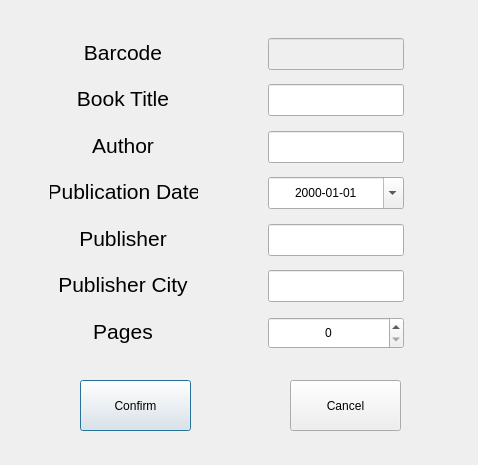
<?xml version="1.0" encoding="UTF-8"?>
<ui version="4.0">
 <class>ModifyDialog</class>
 <widget class="QDialog" name="ModifyDialog">
  <property name="geometry">
   <rect>
    <x>0</x>
    <y>0</y>
    <width>478</width>
    <height>465</height>
   </rect>
  </property>
  <property name="windowTitle">
   <string>Dialog</string>
  </property>
  <widget class="QLabel" name="labelBarcode">
   <property name="geometry">
    <rect>
     <x>50</x>
     <y>38</y>
     <width>146</width>
     <height>28</height>
    </rect>
   </property>
   <property name="font">
    <font>
     <pointsize>16</pointsize>
    </font>
   </property>
   <property name="text">
    <string>Barcode</string>
   </property>
   <property name="alignment">
    <set>Qt::AlignCenter</set>
   </property>
  </widget>
  <widget class="QLabel" name="labelTitle">
   <property name="geometry">
    <rect>
     <x>50</x>
     <y>84</y>
     <width>146</width>
     <height>28</height>
    </rect>
   </property>
   <property name="font">
    <font>
     <pointsize>16</pointsize>
    </font>
   </property>
   <property name="text">
    <string>Book Title</string>
   </property>
   <property name="alignment">
    <set>Qt::AlignCenter</set>
   </property>
  </widget>
  <widget class="QLabel" name="labelAuthor">
   <property name="geometry">
    <rect>
     <x>50</x>
     <y>131</y>
     <width>146</width>
     <height>28</height>
    </rect>
   </property>
   <property name="font">
    <font>
     <pointsize>16</pointsize>
    </font>
   </property>
   <property name="text">
    <string>Author</string>
   </property>
   <property name="alignment">
    <set>Qt::AlignCenter</set>
   </property>
  </widget>
  <widget class="QLabel" name="labelPubdate">
   <property name="geometry">
    <rect>
     <x>50</x>
     <y>177</y>
     <width>148</width>
     <height>28</height>
    </rect>
   </property>
   <property name="font">
    <font>
     <pointsize>16</pointsize>
    </font>
   </property>
   <property name="text">
    <string>Publication Date</string>
   </property>
   <property name="alignment">
    <set>Qt::AlignCenter</set>
   </property>
  </widget>
  <widget class="QLabel" name="labelPublisher">
   <property name="geometry">
    <rect>
     <x>50</x>
     <y>224</y>
     <width>146</width>
     <height>28</height>
    </rect>
   </property>
   <property name="font">
    <font>
     <pointsize>16</pointsize>
    </font>
   </property>
   <property name="text">
    <string>Publisher</string>
   </property>
   <property name="alignment">
    <set>Qt::AlignCenter</set>
   </property>
  </widget>
  <widget class="QLabel" name="labelPubcity">
   <property name="geometry">
    <rect>
     <x>50</x>
     <y>270</y>
     <width>146</width>
     <height>28</height>
    </rect>
   </property>
   <property name="font">
    <font>
     <pointsize>16</pointsize>
    </font>
   </property>
   <property name="text">
    <string>Publisher City</string>
   </property>
   <property name="alignment">
    <set>Qt::AlignCenter</set>
   </property>
  </widget>
  <widget class="QLabel" name="labelPages">
   <property name="geometry">
    <rect>
     <x>50</x>
     <y>317</y>
     <width>146</width>
     <height>28</height>
    </rect>
   </property>
   <property name="font">
    <font>
     <pointsize>16</pointsize>
    </font>
   </property>
   <property name="text">
    <string>Pages</string>
   </property>
   <property name="alignment">
    <set>Qt::AlignCenter</set>
   </property>
  </widget>
  <widget class="QLineEdit" name="lineEditBarcode">
   <property name="enabled">
    <bool>false</bool>
   </property>
   <property name="geometry">
    <rect>
     <x>268</x>
     <y>38</y>
     <width>136</width>
     <height>32</height>
    </rect>
   </property>
   <property name="alignment">
    <set>Qt::AlignCenter</set>
   </property>
  </widget>
  <widget class="QLineEdit" name="lineEditTitle">
   <property name="enabled">
    <bool>true</bool>
   </property>
   <property name="geometry">
    <rect>
     <x>268</x>
     <y>84</y>
     <width>136</width>
     <height>32</height>
    </rect>
   </property>
   <property name="alignment">
    <set>Qt::AlignCenter</set>
   </property>
  </widget>
  <widget class="QLineEdit" name="lineEditAuthor">
   <property name="geometry">
    <rect>
     <x>268</x>
     <y>131</y>
     <width>136</width>
     <height>32</height>
    </rect>
   </property>
   <property name="alignment">
    <set>Qt::AlignCenter</set>
   </property>
  </widget>
  <widget class="QLineEdit" name="lineEditPublisher">
   <property name="geometry">
    <rect>
     <x>268</x>
     <y>224</y>
     <width>136</width>
     <height>32</height>
    </rect>
   </property>
   <property name="alignment">
    <set>Qt::AlignCenter</set>
   </property>
  </widget>
  <widget class="QLineEdit" name="lineEditPubcity">
   <property name="geometry">
    <rect>
     <x>268</x>
     <y>270</y>
     <width>136</width>
     <height>32</height>
    </rect>
   </property>
   <property name="alignment">
    <set>Qt::AlignCenter</set>
   </property>
  </widget>
  <widget class="QDateEdit" name="dateEdit">
   <property name="geometry">
    <rect>
     <x>268</x>
     <y>177</y>
     <width>136</width>
     <height>32</height>
    </rect>
   </property>
   <property name="alignment">
    <set>Qt::AlignCenter</set>
   </property>
   <property name="currentSection">
    <enum>QDateTimeEdit::YearSection</enum>
   </property>
   <property name="displayFormat">
    <string>yyyy-MM-dd</string>
   </property>
   <property name="calendarPopup">
    <bool>true</bool>
   </property>
  </widget>
  <widget class="QSpinBox" name="spinBox">
   <property name="geometry">
    <rect>
     <x>268</x>
     <y>317</y>
     <width>136</width>
     <height>32</height>
    </rect>
   </property>
   <property name="alignment">
    <set>Qt::AlignCenter</set>
   </property>
   <property name="maximum">
    <number>9999</number>
   </property>
  </widget>
  <widget class="QPushButton" name="pushButtonConfirm">
   <property name="geometry">
    <rect>
     <x>80</x>
     <y>380</y>
     <width>111</width>
     <height>51</height>
    </rect>
   </property>
   <property name="text">
    <string>Confirm</string>
   </property>
  </widget>
  <widget class="QPushButton" name="pushButtonCancel">
   <property name="geometry">
    <rect>
     <x>290</x>
     <y>380</y>
     <width>111</width>
     <height>51</height>
    </rect>
   </property>
   <property name="text">
    <string>Cancel</string>
   </property>
  </widget>
 </widget>
 <resources/>
 <connections/>
</ui>
